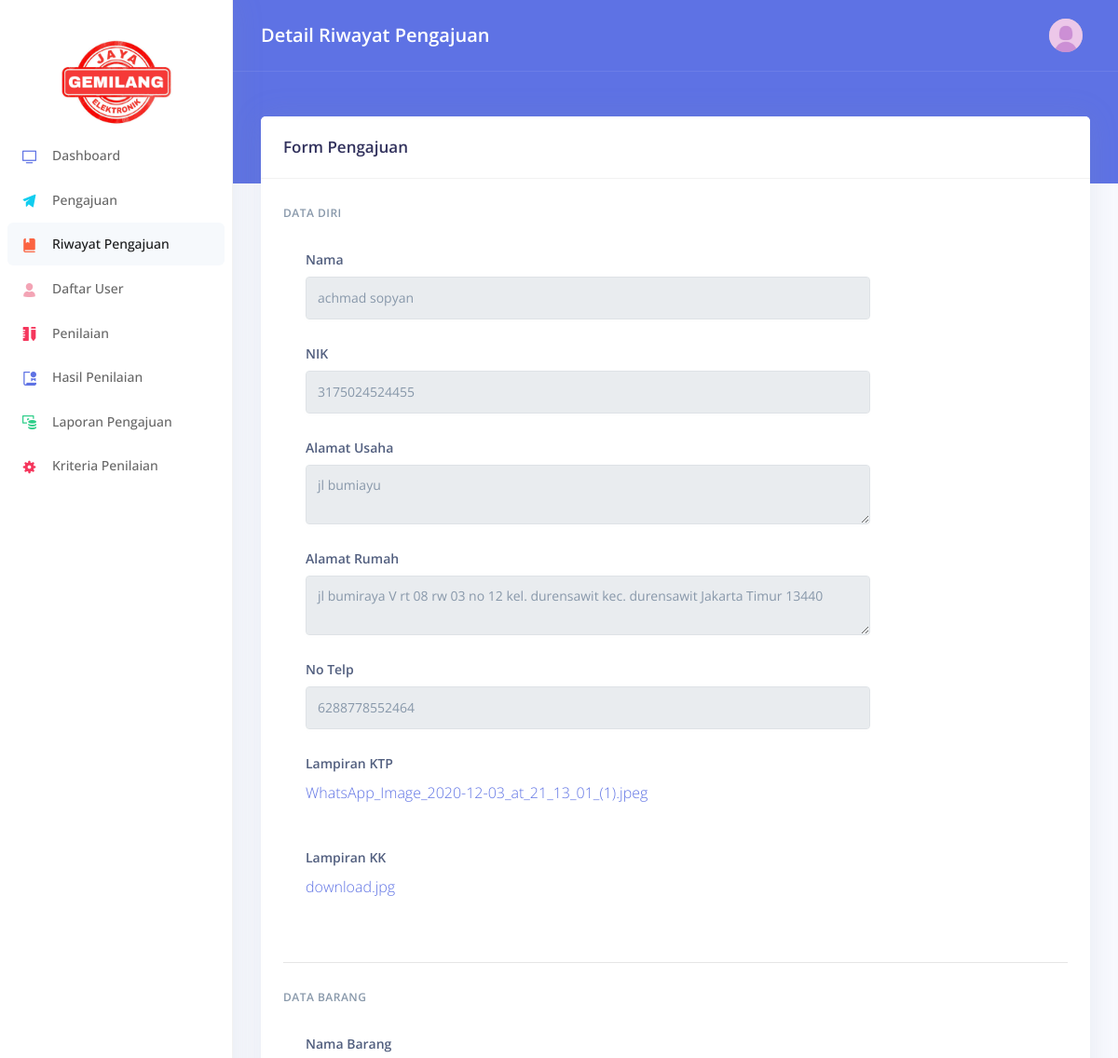
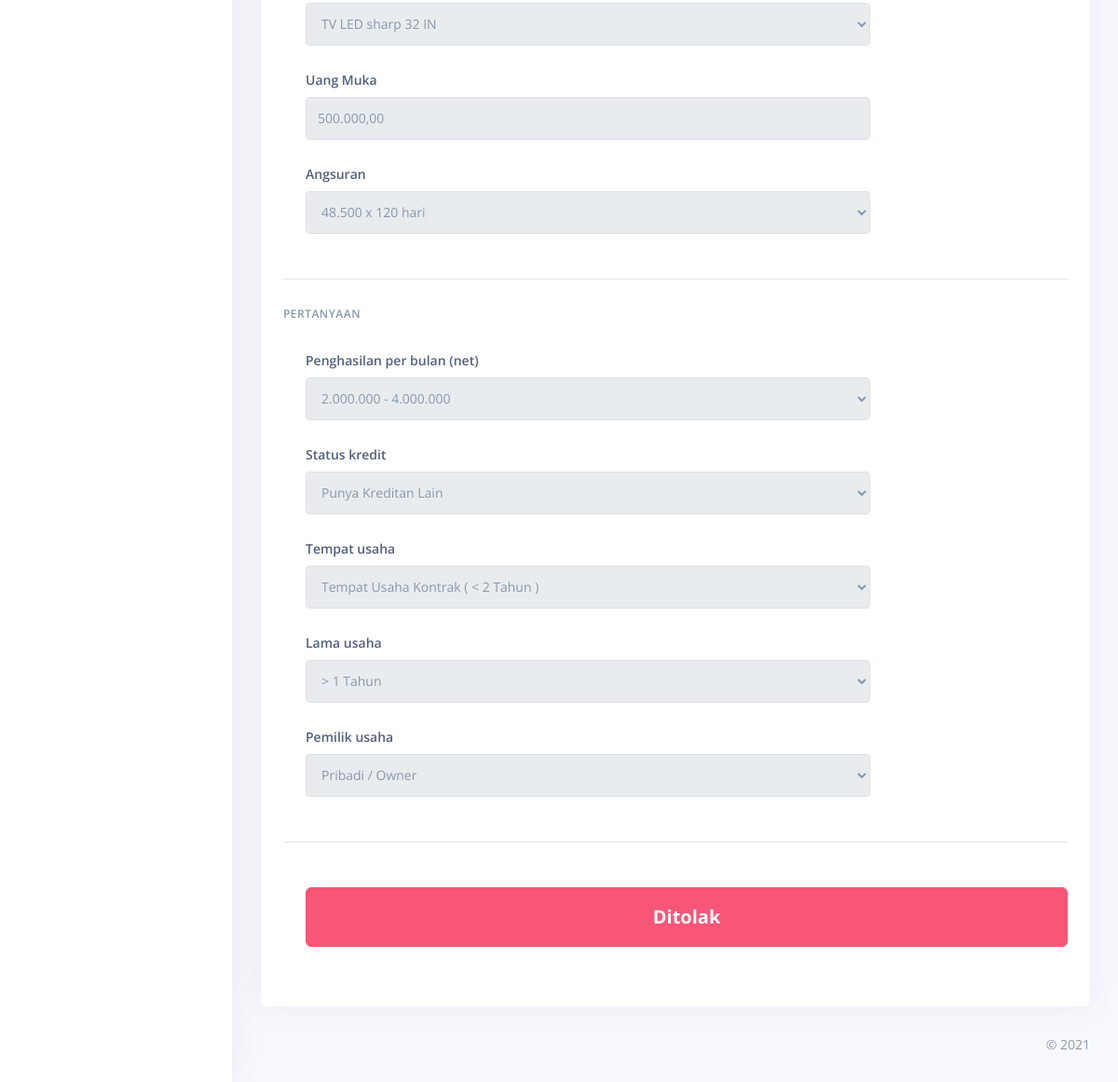
/submissionhist/detail/10, run on the app's committed database (2 pictures, top to bottom).
### tables this page shows
CREATE TABLE `submission` (
  `id` int(11) NOT NULL,
  `sub_number` varchar(15) DEFAULT NULL,
  `user_id` int(11) DEFAULT NULL,
  `name` varchar(255) DEFAULT NULL,
  `nik` varchar(15) DEFAULT NULL,
  `store_addr` text DEFAULT NULL,
  `home_addr` text DEFAULT NULL,
  `phone` varchar(15) DEFAULT NULL,
  `item` int(11) DEFAULT NULL,
  `item_name` varchar(255) DEFAULT NULL,
  `installment` int(11) DEFAULT NULL,
  `installment_name` varchar(255) DEFAULT NULL,
  `dp` decimal(10,2) DEFAULT NULL,
  `ktp` varchar(255) DEFAULT NULL,
  `kk` varchar(255) DEFAULT NULL,
  `status` varchar(255) DEFAULT NULL,
  `score` int(3) DEFAULT NULL,
  `insert_date` datetime DEFAULT NULL,
  `review_date` datetime DEFAULT NULL
);

CREATE TABLE `items` (
  `id` int(11) NOT NULL,
  `kode_barang` varchar(10) NOT NULL,
  `name` varchar(255) DEFAULT NULL,
  `price` decimal(10,2) DEFAULT NULL,
  `dp` decimal(10,2) DEFAULT NULL,
  `pict` varchar(255) NOT NULL
);

CREATE TABLE `installment` (
  `id` int(11) NOT NULL,
  `items_id` int(11) NOT NULL,
  `period` varchar(255) DEFAULT NULL
);

CREATE TABLE `submission_quest` (
  `id` int(11) NOT NULL,
  `sid` int(11) DEFAULT NULL,
  `cid` int(11) DEFAULT NULL,
  `cidx` int(11) DEFAULT NULL,
  `cid_desc` varchar(255) DEFAULT NULL,
  `cidx_desc` varchar(255) DEFAULT NULL,
  `score` int(11) DEFAULT NULL,
  `max_score` int(11) DEFAULT NULL,
  `alias` varchar(5) DEFAULT NULL,
  `weight` int(11) DEFAULT NULL
);

### application/core/MY_Controller.php (called while the page is built, shortened)
<?php if (!defined('BASEPATH')) exit('No direct script access allowed');
class Core_Controller extends CI_Controller
{
  public function template($view = "", $title = "", $data = [])
  {
    $dta['content'] = $view;
    $dta['site_title'] = "Creditapp";
    $dta['site_subtitle'] = $title;
    $pass = array_merge($dta, $data);
    $this->load->view('template_v', $pass);
  }
}

### application/controllers/SubmissionHist.php (called while the page is built, shortened)
<?php
class SubmissionHist extends Core_Controller
{
  public function detail($id)
  {
    $data['criteria'] = $this->Criteria_m->getCriteria()->result_array();
    $data['criteria_index'] = $this->Criteria_m->getIndexCriteria()->result_array();
    $data['installment'] = $this->Item_m->getInstallmentItem()->result_array();
    $data['items'] = $this->Item_m->getItem()->result_array();
    $data['subs'] = $this->Submission_m->getSubmission($id)->row_array();
    $data['quest'] = $this->Submission_m->getSubmissionCriteria("", $id)->result_array();
    $this->template("detail_submission_hist_v", "Detail Riwayat Pengajuan", $data);
  }
}

### index.php (called while the page is built, shortened)
<?php
require_once BASEPATH.'core/CodeIgniter.php';

### application/models/Submission_m.php (called while the page is built, shortened)
<?php if (!defined('BASEPATH')) exit('No direct script access allowed');
class Submission_m extends CI_Model
{
  public function getSubmission($id = "", $user = "")
  {
    if (!empty($id)) {
      $this->db->where(['id' => $id]);
    }
    return $this->db->get("submission");
  }
  public function getSubmissionCriteria($id = "", $sid = "")
  {
    if (!empty($sid)) {
      $this->db->where(['sid' => $sid]);
    }
    return $this->db->get("submission_quest");
  }
}

### application/models/Item_m.php (called while the page is built, shortened)
<?php if (!defined('BASEPATH')) exit('No direct script access allowed');
class Item_m extends CI_Model
{
  public function getItem($id = "")
  {
    return $this->db->get("items");
  }
  public function getInstallmentItem($id = "", $item = "")
  {
    return $this->db->get("installment");
  }
}

### application/views/detail_submission_hist_v.php (the view, shortened to what this page needs)
<div class="row">
  <div class="col-xl-12 order-xl-1">
    <div class="card">
      <div class="card-header">
        <div class="row align-items-center">
          <div class="col-8">
            <h3 class="mb-0">Form Pengajuan</h3>
          </div>
        </div>
      </div>
      <div class="card-body">
        <h6 class="heading-small text-muted mb-4">Data Diri</h6>
        <div class="pl-lg-4">
          <div class="row">
            <div class="col-lg-9">
              <div class="form-group">
                <label class="form-control-label">Nama</label>
                <input type="text" class="form-control" value="<?= $subs['name'] ?>" readonly>
              </div>
            </div>
          </div>
          <div class="row">
            <div class="col-lg-9">
              <div class="form-group">
                <label class="form-control-label">NIK</label>
                <input type="number" class="form-control" value="<?= $subs['nik'] ?>" readonly>
              </div>
            </div>
          </div>
          <div class="row">
            <div class="col-lg-9">
              <div class="form-group">
                <label class="form-control-label">Alamat Usaha</label>
                <textarea class="form-control" readonly><?= $subs['store_addr'] ?></textarea>
              </div>
            </div>
          </div>
          <div class="row">
            <div class="col-lg-9">
              <div class="form-group">
                <label class="form-control-label">Alamat Rumah</label>
                <textarea class="form-control" readonly><?= $subs['home_addr'] ?></textarea>
              </div>
            </div>
          </div>
          <div class="row">
            <div class="col-lg-9">
              <div class="form-group">
                <label class="form-control-label">No Telp</label>
                <input type="number" class="form-control" value="<?= $subs['phone'] ?>" readonly>
              </div>
            </div>
          </div>
          <div class="row">
            <div class="col-lg-9">
              <div class="form-group">
                <label class="form-control-label">Lampiran KTP</label>
                <div class="custom-file">
                  <p><a href="<?= site_url('submissionhist/dop/submission/' . $subs['user_id'] . '/' . $subs['ktp']) ?>" target="_blank"><?= $subs['ktp'] ?> </a></p>
                </div>
              </div>
            </div>
          </div>
          <div class="row">
            <div class="col-lg-9">
              <div class="form-group">
                <label class="form-control-label">Lampiran KK</label>
                <div class="custom-file">
                  <p><a href="<?= site_url('submissionhist/dop/submission/' . $subs['user_id'] . '/' . $subs['kk']) ?>" target="_blank"><?= $subs['kk'] ?> </a></p>
                </div>
              </div>
            </div>
          </div>
        </div>
        <hr class="my-4">
        <h6 class="heading-small text-muted mb-4">Data Barang</h6>
        <div class="pl-lg-4">
          <div class="row">
            <div class="col-md-9">
              <div class="form-group">
                <label class="form-control-label">Nama Barang</label>
                <select class="form-control" id="item" readonly>
                  <?php foreach ((array)$items as $k => $v) { ?>
                    <option <?= $v['id'] == $subs['item'] ? "selected" : "" ?>><?= $v['name'] ?></option>
                  <?php } ?>
                </select>
              </div>
            </div>
          </div>
          <div class="row">
            <div class="col-md-9">
              <div class="form-group">
                <label class="form-control-label">Uang Muka</label>
                <input type="text" class="form-control" value="<?= number_format($subs['dp'], 2, ',', '.')  ?>" name="dp" readonly id="dp">
              </div>
            </div>
          </div>
          <div class="row">
            <div class="col-md-9">
              <div class="form-group">
                <label class="form-control-label">Angsuran</label>
                <select class="form-control" id="installment" disabled>
                  <?php foreach ((array)$installment as $k => $v) { ?>
                    <option <?= $v['id'] == $subs['installment'] ? "selected" : "" ?>><?= $v['period'] ?></option>
                  <?php } ?>
                </select>
              </div>
            </div>
          </div>
        </div>
        <hr class="my-4">
        <h6 class="heading-small text-muted mb-4">Pertanyaan</h6>
        <div class="pl-lg-4">
          <?php foreach ((array)$quest as $ky => $val) {  ?>
            <div class="row">
              <div class="col-md-9">
                <div class="form-group">
                  <label class="form-control-label"><?= $val['cid_desc'] ?></label>
                  <select class="form-control" id="criteria" disabled>
                    <option><?= $val['cidx_desc'] ?></option>
                  </select>
                </div>
              </div>
            </div>
          <?php } ?>
        </div>
        <hr class="my-4">
        <div class="pl-lg-4">
          <div class="row">
            <div class="col-md-12">
              <center>
                <div class="alert alert-<?= $subs['status'] == 'Disetujui' ? 'success' : ($subs['status'] == 'Ditolak' ? 'danger' : 'primary') ?>">
                  <b style="font-size: 20px;"><?= $subs['status'] ?></b>
                </div>
              </center>
            </div>
          </div>
        </div>
      </div>
    </div>
  </div>
</div>

### data on the page
submission: name "achmad sopyan", nik "3175024524455", store_addr "jl bumiayu", home_addr "jl bumiraya V rt 08 rw 03 no 12 kel. durensawit kec. durensawit Jakarta Timur 13440", phone "6288778552464", ktp "WhatsApp_Image_2020-12-03_at_21_13_01_(1).jpeg", kk "download.jpg", item.name "TV LED sharp 32 IN", dp "500.000,00", installment.period "48.500 x 120 hari", status "Ditolak"
submission_quest: cid_desc "Penghasilan per bulan (net)", cidx_desc "2.000.000 - 4.000.000"
submission_quest: cid_desc "Status kredit", cidx_desc "Punya Kreditan Lain"
submission_quest: cid_desc "Tempat usaha", cidx_desc "Tempat Usaha Kontrak ( < 2 Tahun )"
submission_quest: cid_desc "Lama usaha", cidx_desc "> 1 Tahun"
submission_quest: cid_desc "Pemilik usaha", cidx_desc "Pribadi / Owner"

### other printed values
$site_subtitle "Detail Riwayat Pengajuan"
